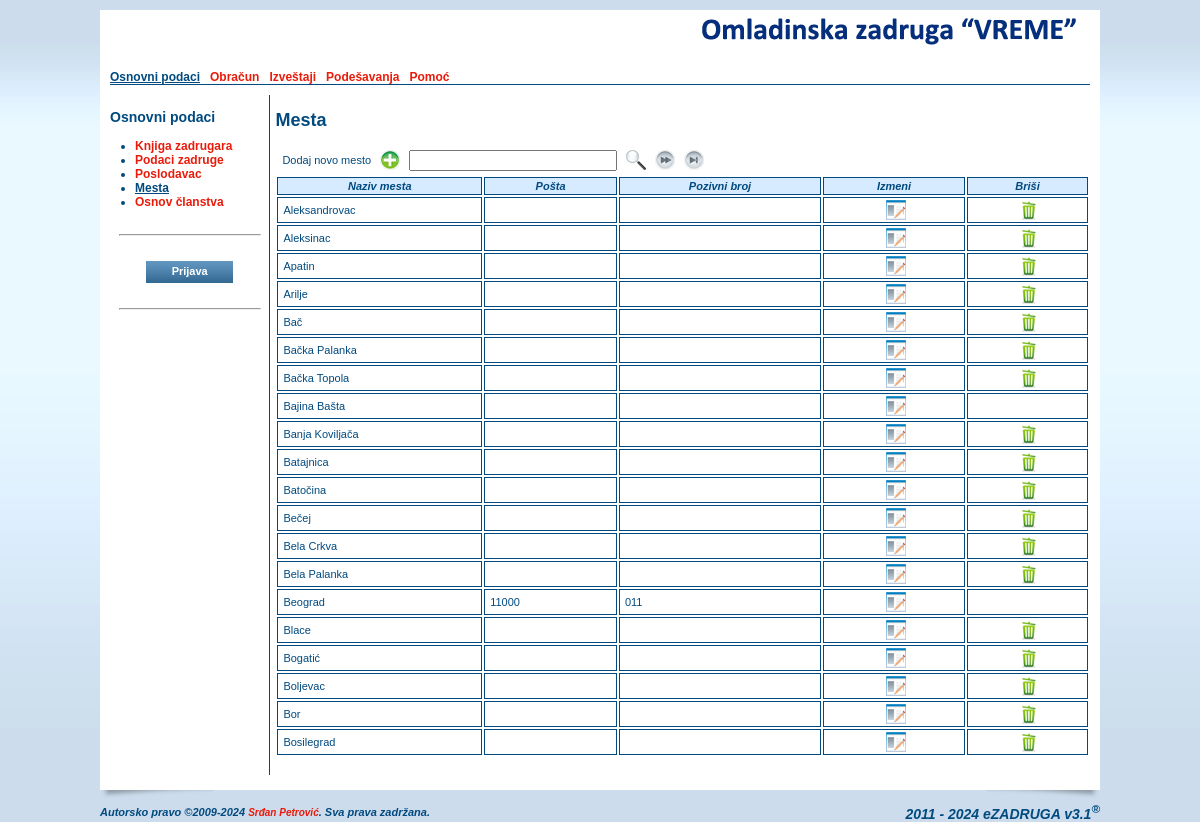
The app's page /mesto.php with its own data.
### tables this page shows
CREATE TABLE IF NOT EXISTS `oszcooperative` (
  `ID` smallint(6) NOT NULL AUTO_INCREMENT,
  `name` varchar(255) NOT NULL,
  `short` varchar(50) NOT NULL,
  `shortest` varchar(25) NOT NULL,
  `address` varchar(255) DEFAULT NULL,
  `IDPlace` smallint(6) DEFAULT NULL,
  `phone` varchar(20) DEFAULT NULL,
  `mobile` varchar(20) DEFAULT NULL,
  `fax` varchar(20) DEFAULT NULL,
  `email` varchar(255) DEFAULT NULL,
  `url` varchar(255) DEFAULT NULL,
  `account` varchar(255) DEFAULT NULL,
  `reference` varchar(255) NOT NULL,
  `pib` varchar(20) DEFAULT NULL,
  `idnumber` varchar(20) DEFAULT NULL,
  `activity` varchar(20) NOT NULL,
  `currentyear` varchar(4) NOT NULL,
  `contracthours` tinyint(4) NOT NULL DEFAULT '0',
  `memberhours` tinyint(4) NOT NULL DEFAULT '0',
  `headimage` varchar(255) DEFAULT NULL,
  `pdfimage` varchar(255) DEFAULT NULL,
  PRIMARY KEY (`ID`),
  KEY `name` (`name`),
  KEY `IDPlace` (`IDPlace`)
);

CREATE TABLE IF NOT EXISTS `oszmenu` (
  `ID` smallint(6) NOT NULL AUTO_INCREMENT,
  `title` varchar(70) NOT NULL,
  `link` varchar(255) NOT NULL,
  `root` smallint(6) NOT NULL DEFAULT '0',
  `sort` tinyint(4) DEFAULT NULL,
  `sub_item` tinyint(4) NOT NULL DEFAULT '-1',
  `show_admin` tinyint(4) NOT NULL DEFAULT '0',
  PRIMARY KEY (`ID`),
  KEY `title` (`title`),
  KEY `root` (`root`),
  KEY `link` (`link`)
);

CREATE TABLE IF NOT EXISTS `oszplace` (
  `ID` smallint(6) NOT NULL AUTO_INCREMENT,
  `name` varchar(70) NOT NULL,
  `post` varchar(5) DEFAULT NULL,
  `phone` varchar(5) DEFAULT NULL,
  PRIMARY KEY (`ID`),
  KEY `name` (`name`)
);

### include/c_session.php (called while the page is built, shortened)
<?php
class c_Session {
  public function _getTimeScale() {
    if (isset($_SESSION['_OSZ_TimeScale']))
      return (int) $_SESSION['_OSZ_TimeScale'];
    else {
      $query = mysql_query("SELECT * FROM OSZCooperative") or die(mysql_error());
      return (int) $_SESSION['_OSZ_TimeScale'];
    }
  }
}
?>

### mesto.php (the view, shortened to what this page needs)
<?php
include_once('./header.php');
$where = "";
$query = mysql_query("SELECT COUNT(*) FROM oszplace $where") or die(mysql_error());
$res = mysql_fetch_row($query);
$browsecount = $res[0];
$_from    = 0;
$_offs    = $GLOBALS["browse_count"];
$navigate = false;
if ($browsecount > $GLOBALS["browse_count"]) {
  $navigate   = true;
}
?>
              <h2><?=$GLOBALS["sectiontitle"];?></h2>
              <table cellpadding="0" cellspacing="0" border="0" width="100%">
                <tr>
                  <td valign="middle" align="left">
                    <table cellpadding="2" cellspacing="2" border="0" class="table_search">
                      <form name="frmSearch" action="./mesto.php" method="POST">
                      <tr>
                        <td valign="middle">Dodaj novo mesto</td>
                        <td><a href="./mestounos.php"><img src="./images/form/add.jpg" alt="<?=$_LANG["sr"]["ADD"];?>" title="<?=$_LANG["sr"]["ADD"];?>" /></a></td>
                        <td><input type="text" name="search" id="search" maxlength="255" style="width:200px;" /></td>
                        <td><input type="image" src="./images/form/search.jpg" alt="<?=$_LANG["sr"]["SEARCH"];?>" title="<?=$_LANG["sr"]["SEARCH"];?>" /></td>
<?php
if ($navigate) {
?>
<?php
  $from = $_from + $GLOBALS["browse_count"];
  $last = $browsecount - $GLOBALS["browse_count"];
  if ($_from + $GLOBALS["browse_count"] < $browsecount) {
?>
                        <td><a href="mesto.php?from=<?=$from;?>"><img src="./images/form/next.jpg" alt="<?=$_LANG["sr"]["NEXT"];?>" title="<?=$_LANG["sr"]["NEXT"];?>" /></a></td>
                        <td><a href="mesto.php?from=<?=$last;?>"><img src="./images/form/last.jpg" alt="<?=$_LANG["sr"]["LAST"];?>" title="<?=$_LANG["sr"]["LAST"];?>" /></a></td>
<?php
  }
}
?>
                      </tr>
                      </form>
                    </table>
                  </td>
                </tr>
              </table>
              <table cellpadding="2" cellspacing="2" border="0" class="table_browse" width="100%">
                <tr>
                  <th>Naziv mesta</th>
                  <th>Pošta</th>
                  <th>Pozivni broj</th>
                  <th><?=$_LANG["sr"]["EDIT"];?></th>
                  <th><?=$_LANG["sr"]["DELETE"];?></th>
                </tr>
<?php
if ($navigate)
  $query = mysql_query("SELECT ID, name, post, phone FROM oszplace $where ORDER BY name LIMIT $_from, $_offs") or die(mysql_error());
else
  $query = mysql_query("SELECT ID, name, post, phone FROM oszplace $where ORDER BY name") or die(mysql_error());
while ($res = mysql_fetch_array($query)) {
  $suma = mysql_query(sprintf("SELECT COUNT(ID) as clanovi FROM oszmember$_currentyear WHERE IDAddressPlace = %d", $res["ID"])) or die(mysql_error());
  $suma = mysql_fetch_array($suma);
  $suma = $suma["clanovi"];
  if ($suma == 0) {
    $suma = mysql_query(sprintf("SELECT COUNT(ID) as poslodavci FROM oszemployer WHERE IDPlace = %d", $res["ID"])) or die(mysql_error());
    $suma = mysql_fetch_array($suma);
    $suma = $suma["poslodavci"];
  }
  if ($suma == 0) {
    $suma = mysql_query(sprintf("SELECT COUNT(ID) as oz FROM oszcooperative WHERE IDPlace = %d", $res["ID"])) or die(mysql_error());
    $suma = mysql_fetch_array($suma);
    $suma = $suma["oz"];
  }
?>
                <tr>
                  <td><?=$res["name"];?>&nbsp;</td>
                  <td><?=$res["post"];?>&nbsp;</td>
                  <td><?=$res["phone"];?>&nbsp;</td>
                  <td align="center"><a href="./mestounos.php?id=<?=$res["ID"];?>"><img src="./images/form/edit.jpg" alt="<?=$_LANG["sr"]["EDIT"];?>" title="<?=$_LANG["sr"]["EDIT"];?>" /></a></td>
                  <td align="center">
<? if ($suma == 0) { ?>
                    <a href="./mestounos.php?id=<?=$res["ID"];?>&act=del" onClick="javascript: return confirmDelete('<?=$_LANG["sr"]["CONFIRM_DELETE_PLACE"];?>');"><img src="./images/form/del.jpg" alt="<?=$_LANG["sr"]["DELETE"];?>" title="<?=$_LANG["sr"]["DELETE"];?>" /></a>
<? } else echo '&nbsp;'; ?>
                  </td>
                </tr>
<? } ?>
              </table>
<?php
include_once('./footer.php');
?>

### header.php (shortened to what this page needs)
<?php
require_once('./include/c_session.php');
require_once('./lang/sr.php');
if (!isset($_session))
{
  $_session = new c_Session;
}
$_esettings = $_session->_getSettings();
if (count($_esettings) == 0) {
  $query = mysql_query("select * from esettings where ID > 0 LIMIT 1") or die(mysql_error());
  $_esettings = mysql_fetch_array($query);
}
$_oszcooperative = $_session->_getCooperative();
if (count($_oszcooperative) == 0) {
  $query = mysql_query("select * from oszcooperative where ID > 0 LIMIT 1") or die(mysql_error());
  $_oszcooperative = mysql_fetch_array($query);
}
$_timescale   = $_session->_getTimeScale();
$forSelf = explode("/", $_SERVER['PHP_SELF']);
$_self   = $forSelf[count($forSelf)-1];
$_menu   = array();
$_root   = 0;
$_father = 0;
$_this   = 0;
$_index  = false;
$query = mysql_query("SELECT * FROM oszmenu ORDER BY root, sort") or die(mysql_error());
while ($res = mysql_fetch_array($query)) {
  if ($_self == trim($res['link'])) {
    $_this    = $res['ID'];
    $_father  = $res['root'];
  }
  if ($res['root'] > 0) {
    foreach($_menu[0] as $key => $menu) {
      if ($key == $res['root']) {
        $_menu[0][$key]['submenu'][$res['ID']] = array(
        "ID"        => $res['ID'],
        "title"     => $res['title'],
        "link"      => $res['link'],
        "root"      => $res['root'],
        "sort"      => $res['sort'],
        "sub_item"  => $res['sub_item'],
        "show_admin"=> $res['show_admin']
        );
      }
    }
  } else {
    $_menu[0][$res['ID']] = array(
      "ID"    => $res['ID'],
      "title" => $res['title'],
      "link"  => $res['link'],
      "root"  => $res['root'],
      "sort"      => $res['sort'],
      "sub_item"  => $res['sub_item'],
      "show_admin"=> $res['show_admin']
    );
  }
}
?>
<!DOCTYPE html PUBLIC "-//W3C//DTD XHTML 1.0 Transitional//EN" "http://www.w3.org/TR/xhtml1/DTD/xhtml1-transitional.dtd">
<html xmlns="http://www.w3.org/1999/xhtml" >
  <head>
    <link href="./css/style.css" rel="stylesheet" type="text/css">
    <link href="./css/calendar.css" rel="stylesheet" type="text/css">
  </head>
<?php
if (isset($preload_image) && is_array($preload_image)) {
  $strOnLoad = "javascript:MM_preloadImages(";
  $start = true;
  foreach($preload_image as $_image) {
    if ($start)
    {
      $start = false;
      $strOnLoad .= "'". $_image."'";
    } else $strOnLoad .= ",'". $_image."'";
  }
?>
  <body OnLoad="<?=$strOnLoad;?>">
<?php
} else {
?>
  <body>
<?php
}
?>
    <div class="main_content_location" align="center" valign="top">
      <table cellpadding="0" cellspacing="0" border="0">
        <tr>
          <td colspan="2" valign="top">
            <table cellpadding="0" cellspacing="0" border="0" class="content_all">
              <tr>
                <td class="content_all_left"><img src="./images/1px.gif" /></td>
                <td class="content_main" valign="top">
                    <table cellpadding="0" cellspacing="0" border="0" class="content_main">
                      <tr>
                        <td>
                          <table cellpadding="0" cellspacing="0" border="0" class="header">
                            <tr>
                              <td align="left" class="header_left">
                              </td>
                              <td align="right" valign="top" class="header_right">
                                <a href="./index.php">
<?php if (isset($_esettings["custom_head"]) && $_esettings["custom_head"] && isset($_oszcooperative["headimage"]) && file_exists($_oszcooperative["headimage"])) { ?>
                                  <img src="<?=$_oszcooperative["headimage"];?>" alt="<?=$_LANG["sr"]["MAIN_IMAGE_ALT"];?>" title="<?=$_LANG["sr"]["MAIN_IMAGE_ALT"];?>" />
<?php } else { ?>
                                  <img src="./images/ezadruga_logo.png" alt="<?=$_LANG["sr"]["MAIN_IMAGE_ALT"];?>" title="<?=$_LANG["sr"]["MAIN_IMAGE_ALT"];?>" />
<?php } ?>
                                </a>
                              </td>
                            </tr>
                            <tr>
                              <td class="main_menu" colspan="2">
<?
  foreach ($_menu[0] as $key => $menu) {
    if (intval($menu["sort"]) > 0) {
      if ($key == $_father || $key == $_root){
        if ($_menu[0][$key]["show_admin"] && $GLOBALS["admin"]) {
?>
                                <a href="./<?=$_menu[0][$key]["link"];?>" class="main_menu_selected"><?=$_menu[0][$key]["title"];?></a> &nbsp;
<?
        } else {
?>
                                <a href="./<?=$_menu[0][$key]["link"];?>" class="main_menu_selected"><?=$_menu[0][$key]["title"];?></a> &nbsp;
<?
        }
      } else {
        if ($_menu[0][$key]["show_admin"] && $GLOBALS["admin"]) {
?>
                                <a href="./<?=$_menu[0][$key]["link"];?>"><?=$_menu[0][$key]["title"];?></a> &nbsp;
<?
        } else {
?>
                                <a href="./<?=$_menu[0][$key]["link"];?>"><?=$_menu[0][$key]["title"];?></a> &nbsp;
<?
        }
      }
    }
  }
?>
                              </td>
                          </table>
                        </td>
                      </tr>
                      <tr>
                        <td valign="top">
                          <table cellpadding="0" cellspacing="0" border="0" class="main_content">
                            <tr>
                              <td class="left_menu" valign="top">
<?php
if (!$_index) {
?>
                                <h3><?=$GLOBALS["menutitle"];?></h3>
                                <ul>
<?php
  $sub_item = -1;
  if ($_root > 0) {
    foreach($_menu[0][$_root]['submenu'] as $key => $menu) {
      if (intval($_menu[0][$_root]['submenu'][$key]["sub_item"]) > 0 && $_this == $key) $sub_item = intval($_menu[0][$_root]['submenu'][$key]["sub_item"]);
      if (intval($_menu[0][$_root]['submenu'][$key]["sort"]) > 0)
      {
        if ($key == $_father || $key == $sub_item) {
          if ($_menu[0][$_root]['submenu'][$key]["show_admin"] && $GLOBALS["admin"]) {
?>
                                  <li><a href="<?=$_menu[0][$_root]['submenu'][$key]["link"];?>" class="main_menu_selected"><?=$_menu[0][$_root]['submenu'][$key]["title"];?></a></li>
<?
          } elseif (!$_menu[0][$_root]['submenu'][$key]["show_admin"]) {
?>
                                  <li><a href="<?=$_menu[0][$_root]['submenu'][$key]["link"];?>" class="main_menu_selected"><?=$_menu[0][$_root]['submenu'][$key]["title"];?></a></li>
<?php
          }
        } else {
          if ($_menu[0][$_root]['submenu'][$key]["show_admin"] && $GLOBALS["admin"]) {
?>
                                  <li><a href="<?=$_menu[0][$_root]['submenu'][$key]["link"];?>"><?=$_menu[0][$_root]['submenu'][$key]["title"];?></a></li>
<?
          } elseif (!$_menu[0][$_root]['submenu'][$key]["show_admin"]) {
?>
                                  <li><a href="<?=$_menu[0][$_root]['submenu'][$key]["link"];?>"><?=$_menu[0][$_root]['submenu'][$key]["title"];?></a></li>
<?php
          }
        }
      }
    }
  } else {
    if ($_father > 0) {
      foreach($_menu[0][$_father]['submenu'] as $key => $menu) {
        if (intval($_menu[0][$_father]['submenu'][$key]["sort"]) > 0)
        {
          if ($key == $_this || $key == $sub_item) {
            if ($_menu[0][$_father]['submenu'][$key]["show_admin"] && $GLOBALS["admin"]) {
?>
                                  <li><a href="<?=$_menu[0][$_father]['submenu'][$key]["link"];?>" class="main_menu_selected"><?=$_menu[0][$_father]['submenu'][$key]["title"];?></a></li>
<?
          } elseif (!$_menu[0][$_father]['submenu'][$key]["show_admin"]) {
?>
                                  <li><a href="<?=$_menu[0][$_father]['submenu'][$key]["link"];?>" class="main_menu_selected"><?=$_menu[0][$_father]['submenu'][$key]["title"];?></a></li>
<?
            }
          } else {
            if ($_menu[0][$_father]['submenu'][$key]["show_admin"] && $GLOBALS["admin"]) {
?>
                                  <li><a href="<?=$_menu[0][$_father]['submenu'][$key]["link"];?>"><?=$_menu[0][$_father]['submenu'][$key]["title"];?></a></li>
<?
          } elseif (!$_menu[0][$_father]['submenu'][$key]["show_admin"]) {
?>
                                  <li><a href="<?=$_menu[0][$_father]['submenu'][$key]["link"];?>"><?=$_menu[0][$_father]['submenu'][$key]["title"];?></a></li>
<?
            }
          }
        }
      }
    }
  }
?>
                                </ul>
<?
} else {
?>
<?php
}
?>
                                <hr style="margin-top:25px;margin-bottom:25px;width:140px;"/>
                                <div align="center">
<?php if (!$GLOBALS["admin"]) { ?>
                                  <form name="frmLogin" action="./login.php" method="POST">
                                    <input type="submit" name="login" id="login" class="btn" value=" &nbsp; &nbsp; Prijava &nbsp; &nbsp; " />
                                  </form>
<?php } ?>
                                </div>
                                <hr style="margin-top:25px;width:140px;" />
                              </td>
                              <td style="width:830px;padding-left:5px;" valign="top">

### records on screen
oszcooperative: headimage (picture)
oszmenu: title "Osnovni podaci"
oszmenu: title "Obračun"
oszmenu: title "Izveštaji"
oszmenu: title "Podešavanja"
oszmenu: title "Pomoć"
oszmenu: title "Knjiga zadrugara"
oszmenu: title "Podaci zadruge"
oszmenu: title "Poslodavac"
oszmenu: title "Mesta"
oszmenu: title "Osnov članstva"
oszplace: name "Aleksandrovac"
oszplace: name "Aleksinac"
oszplace: name "Apatin"
oszplace: name "Arilje"
oszplace: name "Bač"
oszplace: name "Bačka Palanka"
oszplace: name "Bačka Topola"
oszplace: name "Bajina Bašta"
oszplace: name "Banja Koviljača"
oszplace: name "Batajnica"
oszplace: name "Batočina"
oszplace: name "Bečej"
oszplace: name "Bela Crkva"
oszplace: name "Bela Palanka"
oszplace: name "Beograd", post "11000", phone "011"
oszplace: name "Blace"
oszplace: name "Bogatić"
oszplace: name "Boljevac"
oszplace: name "Bor"
oszplace: name "Bosilegrad"

### other values on screen
$GLOBALS["menutitle"] "Osnovni podaci"
$GLOBALS["sectiontitle"] "Mesta"
$_LANG["sr"]["EDIT"] "Izmeni"
$_LANG["sr"]["DELETE"] "Briši"
$GLOBALS["version"] "3.1"
